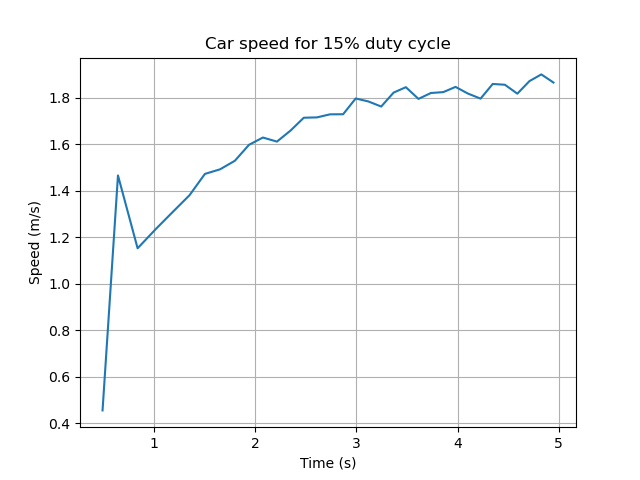

This figure's Python source:
#Reading of 0 means magnet detected,
#reading of 1 means no magnet detected

import RPi.GPIO as IO
import time
import sys
import argparse
import busio
import smbus
from time import sleep
import adafruit_mcp3xxx.mcp3008 as MCP
from adafruit_mcp3xxx.analog_in import AnalogIn
import math
from board import SCL,SDA
from adafruit_pca9685 import PCA9685
import adafruit_motor.servo
import matplotlib
import matplotlib.pyplot as plt

def Servo_Motor_Initialization():
   i2c_bus = busio.I2C(SCL,SDA)
   pca = PCA9685(i2c_bus)
   pca.frequency = 100
   return pca

def Motor_Start(pca):
   x = input("Press and hold EZ button. Once the LED turns red, immediately relase the button. After the LED blink red once, press 'ENTER'on keyboard.")
   Motor_Speed(pca, 1)
   time.sleep(2)
   y = input("If the LED just blinked TWICE, then press the 'ENTER'on keyboard.")
   Motor_Speed(pca, -1)
   time.sleep(2)
   z = input("Now the LED should be in solid green, indicating the initialization is complete. Press 'ENTER' on keyboard to proceed")
   

def Motor_Speed(pca,percent):
   #converts a -1 to 1 value to 16-bit duty cycle
   speed = ((percent) * 3277) + 65535 * 0.15
   pca.channels[15].duty_cycle = math.floor(speed)
   print(speed/65535)

IO.setwarnings(False)
IO.setmode(IO.BCM)

GPIO_num = 16
IO.setup(GPIO_num,IO.IN,IO.PUD_UP)

pca = Servo_Motor_Initialization()
#Motor_Start(pca)
#Motor_Speed(pca, 0.15)
#sleep(1)
#Motor_Speed(pca, 0.13)

last_pin_val = 1
run_time = 5
start_time = time.time()
times = []
speeds = []
prev_magnet_time = start_time
new_magnet_time = 0
distance = math.pi*0.0711
i = 0
while time.time() - start_time < run_time:
    if i == 0:
        Motor_Speed(pca, 0.15)
        i = 1
    curr_pin_val = IO.input(GPIO_num)
    if curr_pin_val == 0 and last_pin_val == 1:
        new_magnet_time = time.time()
        dt = new_magnet_time - prev_magnet_time
        speeds.append(distance/dt)
        times.append(new_magnet_time-start_time)
        print(distance/dt)
        prev_magnet_time = new_magnet_time
    last_pin_val = curr_pin_val

Motor_Speed(pca, 0)

x = input('Press 1 to create speed vs. time figure')
if x == '1':
    title = input('Enter filename for the figure (w/ .png)') 
    plt.clf()
    plt.plot(times, speeds)
    plt.grid(True)
    plt.title('Car speed for 15% duty cycle')
    plt.xlabel('Time (s)')
    plt.ylabel('Speed (m/s)')
    plt.savefig(title)

    with open('speeds.txt', 'w+') as f:
    
    # write elements of list
    	for items in speeds:
        	f.write('%s\n' %items)
    
    	print("File written successfully")


	# close the file
    f.close()

    with open('times.txt', 'w+') as f:
    
    # write elements of list
        for items in times:
                f.write('%s\n' %items)
    
        print("File written successfully")


        # close the file
    f.close()
